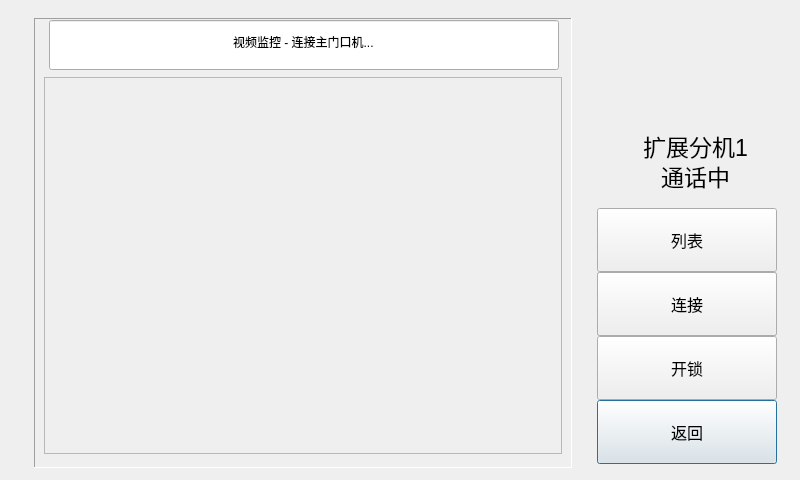
<?xml version="1.0" encoding="UTF-8"?>
<ui version="4.0">
 <class>MonDialog</class>
 <widget class="QDialog" name="MonDialog">
  <property name="geometry">
   <rect>
    <x>0</x>
    <y>0</y>
    <width>800</width>
    <height>480</height>
   </rect>
  </property>
  <property name="windowTitle">
   <string>Dialog</string>
  </property>
  <widget class="CommonPushButton" name="pushButtonMonReturn">
   <property name="geometry">
    <rect>
     <x>597</x>
     <y>400</y>
     <width>180</width>
     <height>64</height>
    </rect>
   </property>
   <property name="font">
    <font>
     <family>AlArabiya</family>
     <pointsize>12</pointsize>
    </font>
   </property>
   <property name="text">
    <string>返回</string>
   </property>
  </widget>
  <widget class="CommonPushButton" name="pushButtonMonHangUp">
   <property name="geometry">
    <rect>
     <x>597</x>
     <y>272</y>
     <width>180</width>
     <height>64</height>
    </rect>
   </property>
   <property name="font">
    <font>
     <family>AlArabiya</family>
     <pointsize>12</pointsize>
    </font>
   </property>
   <property name="text">
    <string>断开</string>
   </property>
  </widget>
  <widget class="CommonPushButton" name="pushButtonMonOpen">
   <property name="geometry">
    <rect>
     <x>597</x>
     <y>336</y>
     <width>180</width>
     <height>64</height>
    </rect>
   </property>
   <property name="font">
    <font>
     <family>AlArabiya</family>
     <pointsize>12</pointsize>
    </font>
   </property>
   <property name="text">
    <string>开锁</string>
   </property>
  </widget>
  <widget class="CommonPushButton" name="pushButtonMonDial">
   <property name="geometry">
    <rect>
     <x>597</x>
     <y>272</y>
     <width>180</width>
     <height>64</height>
    </rect>
   </property>
   <property name="font">
    <font>
     <family>AlArabiya</family>
     <pointsize>12</pointsize>
    </font>
   </property>
   <property name="text">
    <string>连接</string>
   </property>
  </widget>
  <widget class="ScrollLineEdit" name="lineEditInfo">
   <property name="geometry">
    <rect>
     <x>49</x>
     <y>20</y>
     <width>510</width>
     <height>50</height>
    </rect>
   </property>
   <property name="font">
    <font>
     <weight>50</weight>
     <italic>false</italic>
     <bold>false</bold>
    </font>
   </property>
   <property name="cursor">
    <cursorShape>IBeamCursor</cursorShape>
   </property>
   <property name="focusPolicy">
    <enum>Qt::NoFocus</enum>
   </property>
   <property name="text">
    <string>视频监控 - 连接主门口机...</string>
   </property>
   <property name="frame">
    <bool>true</bool>
   </property>
   <property name="echoMode">
    <enum>QLineEdit::Normal</enum>
   </property>
   <property name="alignment">
    <set>Qt::AlignCenter</set>
   </property>
   <property name="readOnly">
    <bool>true</bool>
   </property>
  </widget>
  <widget class="QFrame" name="framePanel">
   <property name="geometry">
    <rect>
     <x>34</x>
     <y>18</y>
     <width>538</width>
     <height>450</height>
    </rect>
   </property>
   <property name="frameShape">
    <enum>QFrame::Panel</enum>
   </property>
   <property name="frameShadow">
    <enum>QFrame::Sunken</enum>
   </property>
  </widget>
  <widget class="QFrame" name="frameVideoShow">
   <property name="geometry">
    <rect>
     <x>44</x>
     <y>77</y>
     <width>518</width>
     <height>377</height>
    </rect>
   </property>
   <property name="styleSheet">
    <string notr="true"/>
   </property>
   <property name="frameShape">
    <enum>QFrame::StyledPanel</enum>
   </property>
   <property name="frameShadow">
    <enum>QFrame::Raised</enum>
   </property>
  </widget>
  <widget class="CommonPushButton" name="pushButtonMonList">
   <property name="geometry">
    <rect>
     <x>597</x>
     <y>208</y>
     <width>180</width>
     <height>64</height>
    </rect>
   </property>
   <property name="font">
    <font>
     <family>AlArabiya</family>
     <pointsize>12</pointsize>
    </font>
   </property>
   <property name="text">
    <string>列表</string>
   </property>
  </widget>
  <widget class="MyLabel" name="labelExtension2">
   <property name="geometry">
    <rect>
     <x>620</x>
     <y>160</y>
     <width>151</width>
     <height>31</height>
    </rect>
   </property>
   <property name="styleSheet">
    <string notr="true">font: 23px;
</string>
   </property>
   <property name="frameShape">
    <enum>QFrame::NoFrame</enum>
   </property>
   <property name="frameShadow">
    <enum>QFrame::Plain</enum>
   </property>
   <property name="text">
    <string>通话中</string>
   </property>
   <property name="alignment">
    <set>Qt::AlignCenter</set>
   </property>
  </widget>
  <widget class="MyLabel" name="labelExtension1">
   <property name="geometry">
    <rect>
     <x>620</x>
     <y>130</y>
     <width>151</width>
     <height>31</height>
    </rect>
   </property>
   <property name="styleSheet">
    <string notr="true">font: 23px;
</string>
   </property>
   <property name="frameShape">
    <enum>QFrame::NoFrame</enum>
   </property>
   <property name="frameShadow">
    <enum>QFrame::Plain</enum>
   </property>
   <property name="text">
    <string>扩展分机1</string>
   </property>
   <property name="alignment">
    <set>Qt::AlignCenter</set>
   </property>
  </widget>
  <zorder>pushButtonMonReturn</zorder>
  <zorder>pushButtonMonHangUp</zorder>
  <zorder>pushButtonMonOpen</zorder>
  <zorder>pushButtonMonDial</zorder>
  <zorder>framePanel</zorder>
  <zorder>frameVideoShow</zorder>
  <zorder>pushButtonMonList</zorder>
  <zorder>labelExtension2</zorder>
  <zorder>labelExtension1</zorder>
  <zorder>lineEditInfo</zorder>
 </widget>
 <customwidgets>
  <customwidget>
   <class>CommonPushButton</class>
   <extends>QPushButton</extends>
   <header>commonpushbutton.h</header>
  </customwidget>
  <customwidget>
   <class>ScrollLineEdit</class>
   <extends>QLineEdit</extends>
   <header>scrolllineedit.h</header>
  </customwidget>
  <customwidget>
   <class>MyLabel</class>
   <extends>QLabel</extends>
   <header>mylabel.h</header>
  </customwidget>
 </customwidgets>
 <tabstops>
  <tabstop>pushButtonMonList</tabstop>
  <tabstop>pushButtonMonHangUp</tabstop>
  <tabstop>pushButtonMonDial</tabstop>
  <tabstop>pushButtonMonOpen</tabstop>
  <tabstop>pushButtonMonReturn</tabstop>
 </tabstops>
 <resources/>
 <connections/>
</ui>
